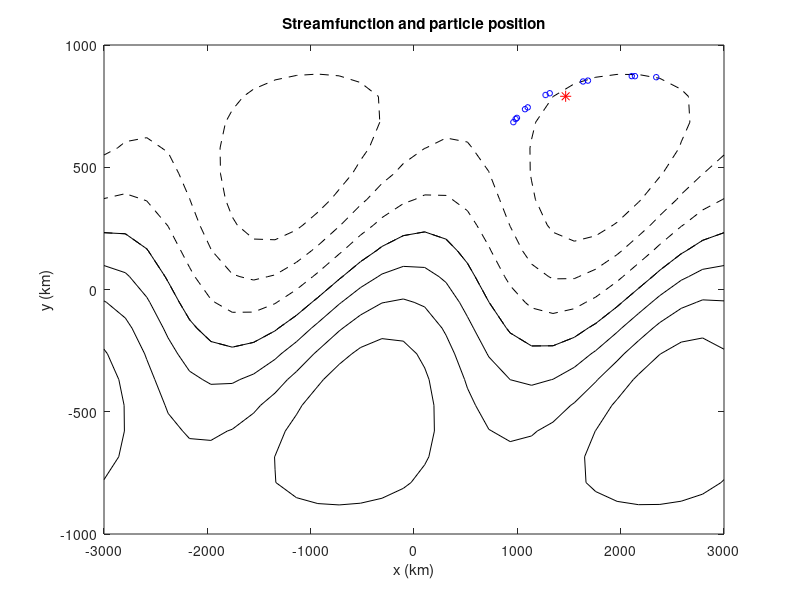
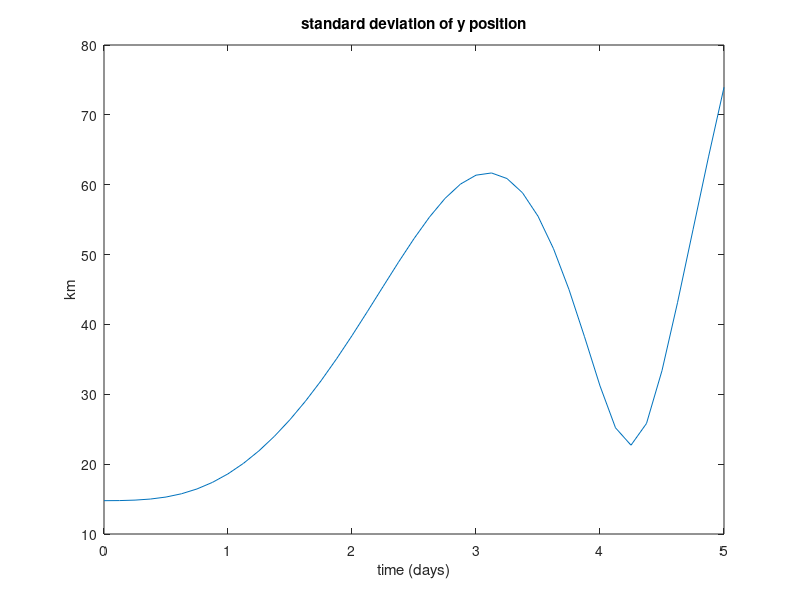
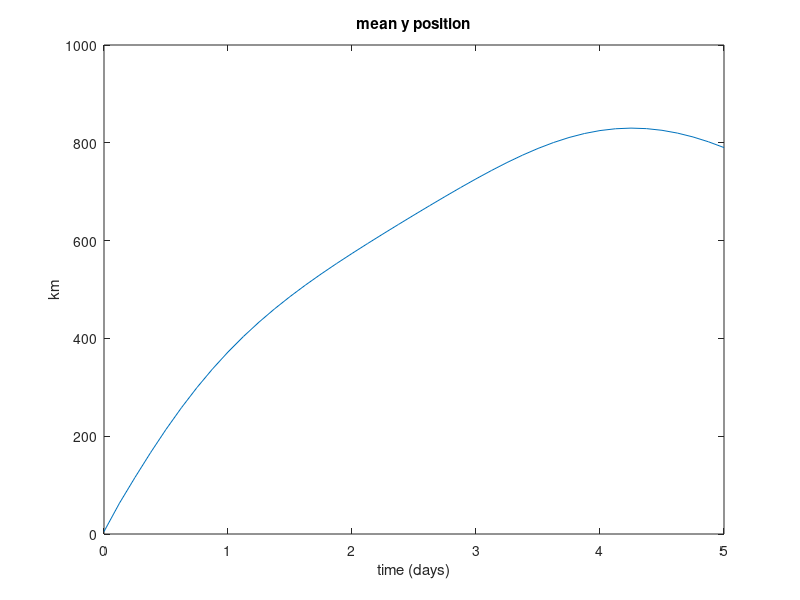
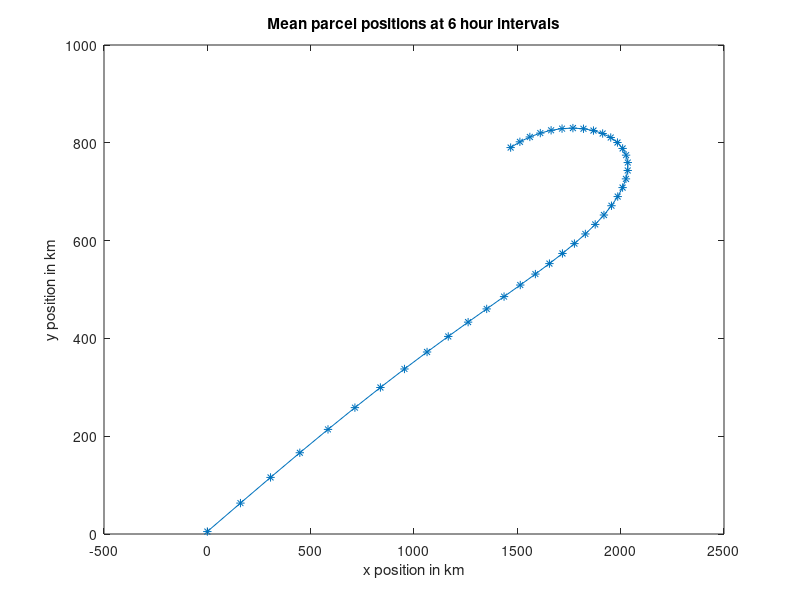

These charts were generated, in order, by the following MATLAB code:
% MATLAB file  trajectory_3.m
% Trajectory problem for Chapter 3
% This version can be run as a movie to show propagation of streamlines and
% parcel trajectories for an initial cluster of N parcels (N=12 in example)
% Horizontal motion with zonally propagating sinusoidal wave streamfunction
% including a SW-NE tilt of the troughs and ridges and zonal jet structure
% Space coordinates are scaled to units of  km
% 3rd order accuracy time differencing used
% Cyclic boundary conditions in zonal direction (parcels are reentrant)
%
close all
clear all
% First define the grid points on which fields are computed:
% (Distances are in units of 1000 km).
xx=linspace(-3000,3000,30);         % 30 gridpoints in x   
yy=linspace( -1000,1000,20);        % 20 gridpoints in y
[x,y]=meshgrid(xx*1000,yy*1000);    % Sets matrix for grid system in x and y in meters
disp('Trajectories are plotted for particles initially clustered near x=0 km')
ystart=1000*input('give a starting y coordinate in km, try 750, 0, or -750: y= ')
ub = input('give a mean zonal wind in m/s (try  12)  ' )
up = input('give a perturbation horizontal wind in m/s (try  15) ')
cp = input('give a wave phase speed in m/s (try 10)   ')
t=0;
dt = 1800;
dt12 = dt/12;
cor=1.e-4;
k=2*pi/3.e6;
m=pi/2.e6;
runtime = input('integration time in days  ')
time = runtime*24.*3600.;
nsv = 0;
tsave =3;            % time interval for data save (hours)
nsave = fix(runtime*24/tsave);  %number of frames saved
N = 12;              % number of parcels in cluster
X=zeros(N,1);        % vector for particle positions
for n=1:N
    X(n,:)= i*ystart+ 2.e4*exp(i*n*2*pi/N);
end
xprimn= zeros(size(X));
xprim1=xprimn;
xprim2=xprimn;
% vector xprimn has components of dX/dt
figure(1)
phi = -cor*ub/m*(sin(m*y)+0.5*sin(2*m*y))...
    +cor*up/k*sin(k*(x-cp*t)-m*y).*cos(m*y);
top = max(max(phi))/9.8;
v1= [0:top/4:top];
contour(x/1000,y/1000,phi/9.8,v1,'k-');
hold on
contour(x/1000,y/1000,phi/9.8, [0 0],'r-');
v2=[-top:top/4:0];
contour(x/1000,y/1000,phi/9.8,v2,'k--');
hold off
for t= 0:dt:time
    phi = -cor*ub/m*(sin(m*y)+0.5*sin(2*m*y))...
        +cor*up/k*sin(k*(x-cp*t)-m*y).*cos(m*y);
    Xn = X +dt12*(23*xprimn -16*xprim1 +5*xprim2);
    X = Xn;
    xprim2 = xprim1;
    xprim1 = xprimn;
    
    xprimn = ub*(cos(m*imag(X))+1.0*cos(2*m*imag(X)))...
        +up*m/k*sin(k*(real(X)-cp*t)-m*imag(X)).*sin(m*imag(X))...
        +up*m/k*cos(k*(real(X)-cp*t)-m*imag(X)).*cos(m*imag(X))...
        +i* (up*cos(k*(real(X)-cp*t)-m*imag(X)).*cos(m*imag(X)));
    for n=1:N
        if real(X(n)) > 3.e6
            X(n)= -6.e6+X(n);
        end
        if real(X(n)) < -3.e6
            X(n) = 6.e6+X(n);
        end
    end
    
    if mod(t,tsave*3600)==0
        
        mnpt=mean(X)/1000;
        set(gca, 'NextPlot', 'replacechildren')
        nsv = nsv +1;
        timsv(nsv)=t/(24*3600);
        stdev(nsv)=std(imag(X))/1000;
        ymean(nsv)=imag(mnpt);
        point(nsv)=mnpt;
        contour(x/1000,y/1000,phi/9.8,v1,'k-');
        hold on
        contour(x/1000,y/1000,phi/9.8,v2,'k--');
        
        plot(real(X)/1000,imag(X)/1000, 'bo', 'MarkerSize',4)
        plot(real(mnpt),imag(mnpt),'r*','MarkerSize',8) 
        xlabel('x (km)'),  ylabel('y (km)')
        title('Streamfunction and particle position')
        hold  off
        %make movie
        H = gca;
        M(:,nsv) = getframe(H);
    end
    t = t +dt;
end
movie(M)

figure(2)
plot(timsv,stdev)
ylabel('km'), xlabel('time (days)')
title('standard deviation of y position')
figure(3)
plot(timsv,ymean)
ylabel('km'), xlabel('time (days)'), title('mean y position')
figure(4)
plot(point,'*-')
ylabel('y position in km'), xlabel('x position in km');
title('Mean parcel positions at 6 hour intervals')
